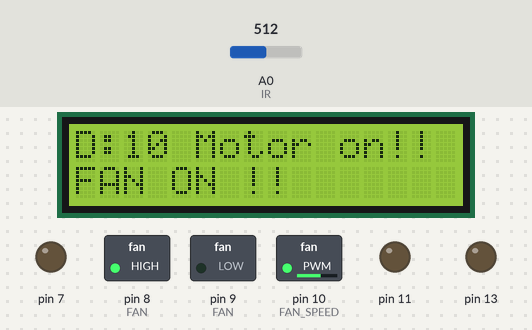
Recording of a sketch running on a simulated Arduino Uno, built with avr-gcc and run on an emulated ATmega328P. Shown: 16×2 character LCD, switched loads named in the sketch (green lamp = pin HIGH), output pins drawn as LEDs (lit = HIGH). Inputs (shaded band) come from the test bench; at power-on: A0 (IR) = 512. Random numbers use the default seed unless the sketch sets one; no radio packets arrive unless stated; what the sketch prints to the serial monitor is not drawn.

Above: at 0.1 s.
At 6.2 s:
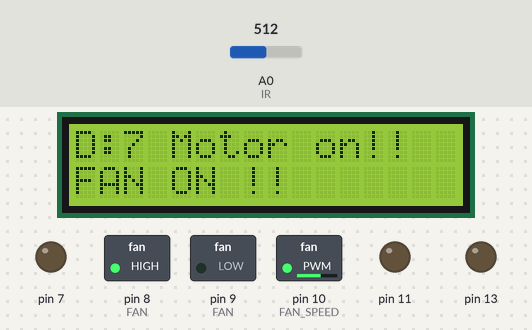
At 10.7 s:
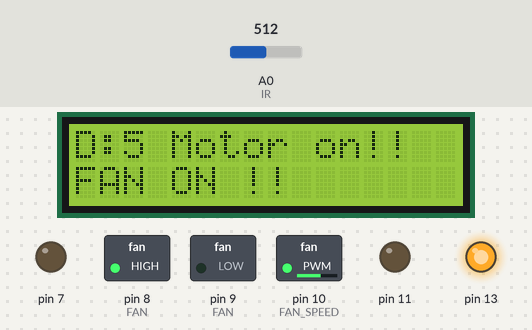
At 19.0 s:
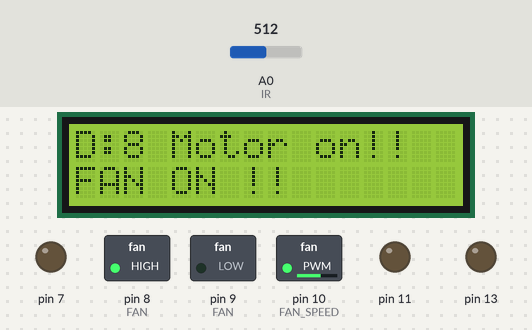
At 26.6 s:
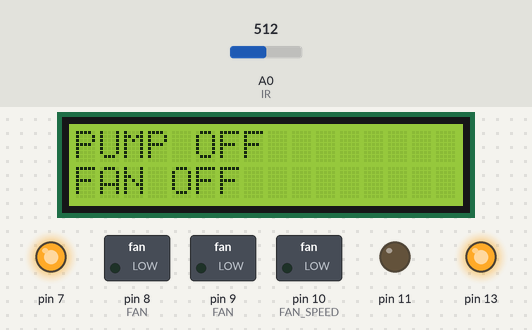
At 31.8 s:
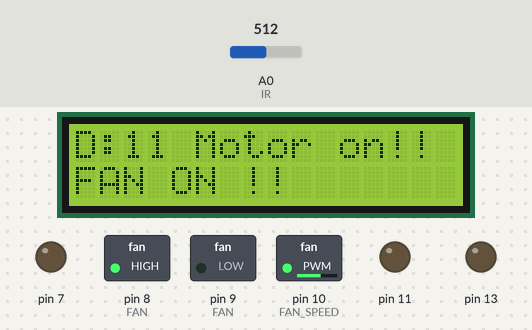
Timing chart, 0 to 33.3 s (numbered marks = the images above):
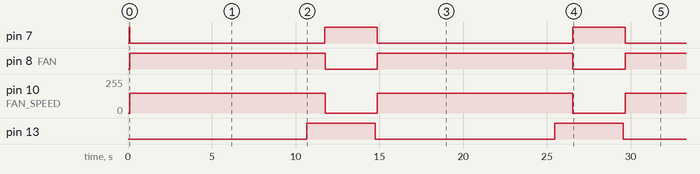

Measured:
- by itself, pin 7: repeats every 14.8 s: LOW 11.6 s, HIGH 3.1 s
- by itself, pin 8 (FAN): alternates HIGH for 11.7 s and LOW for 3.1 s
- by itself, pin 10 (FAN_SPEED): alternates 150/255 for 11.7 s and 0/255 for 3.1 s
- by itself, pin 13: alternates HIGH for 4.1 s and LOW for 10.7 s
- what the display in image 1 shows lasts 2.0 s, from 6.2 s to 8.2 s
- what the display in image 2 shows lasts 2.3 s, from 9.5 s to 11.8 s
- what the display in image 4 shows lasts 3.1 s, from 26.6 s to 29.7 s

The sketch:

Aria_Bilirubin_Pump.ino
```cpp
#include <LiquidCrystal_I2C.h>

LiquidCrystal_I2C lcd(0x27,16,2);
#include <RH_ASK.h>
// Include dependant SPI Library
#include <SPI.h>
RH_ASK rf_driver;

void setup() {
  lcd.init();
  lcd.clear();
  lcd.backlight();
  Serial.begin(9600);
  pinMode(7,OUTPUT);
  pinMode(A0,INPUT); //IR
  pinMode(8,OUTPUT); //FAN
  pinMode(9,OUTPUT); //FAN
  pinMode(10,OUTPUT); //FAN SPEED
  pinMode(11,OUTPUT);
     rf_driver.init();
     pinMode(13,OUTPUT);
}

void loop() {
  int sensorValue = analogRead(A0);
  // Serial.println(sensorValue);
  sensorValue = 80;
   if (sensorValue < 180) {
    int x = random(10,17);
    digitalWrite(7, HIGH);

    while (x >= 7) {
      Serial.println("D HIGH, PUMP ON");
      // Serial.println(x);
      lcd.clear();
      lcd.setCursor(0, 0);
      lcd.print("D:");
      lcd.print(x);
      lcd.print(" Motor on!!");
      Serial.print("Motor on!!");
      lcd.setCursor(0,1);
      lcd.print("FAN ON !!");
      Serial.println("FAN ON ");
      Serial.print("");
      digitalWrite(7,LOW);
      digitalWrite(8,HIGH);
      digitalWrite(9,LOW);
      analogWrite(10,150);
      delay(2000);
      x--;
    }


    lcd.setCursor(0,0);
    lcd.print("D:6");
    delay(1300);
     lcd.setCursor(0,0);
    lcd.print("D:5");
    delay(1200);
    digitalWrite(13,HIGH);
    const char *msg = "5";
        rf_driver.send((uint8_t *)msg, strlen(msg));
        rf_driver.waitPacketSent();
    delay(1000);

    digitalWrite(7, HIGH);
    lcd.clear();
    lcd.setCursor(0, 0);
    lcd.print("PUMP OFF");
    Serial.print("PUMP OFF");
    lcd.setCursor(0,1);
    lcd.print("FAN OFF ");
    // Serial.println("Motor is off");
    digitalWrite(8,LOW);
    digitalWrite(9,LOW);
    analogWrite(10,0);

    delay(3000);
    digitalWrite(13,LOW);

  }
  else{
    digitalWrite(7,HIGH);
    lcd.setCursor(0,0);
    Serial.println("Diabetes LOW, Insuline Pump is OFF");
  lcd.print("D 0, PUMP OFF");
  lcd.setCursor(0,1);
    lcd.print("FAN OFF ");
   digitalWrite(8,LOW);
  digitalWrite(9,LOW);
  analogWrite(10,0);
  }

  lcd.setCursor(2,1);
  lcd.print("");
  delay(100);
}
```
